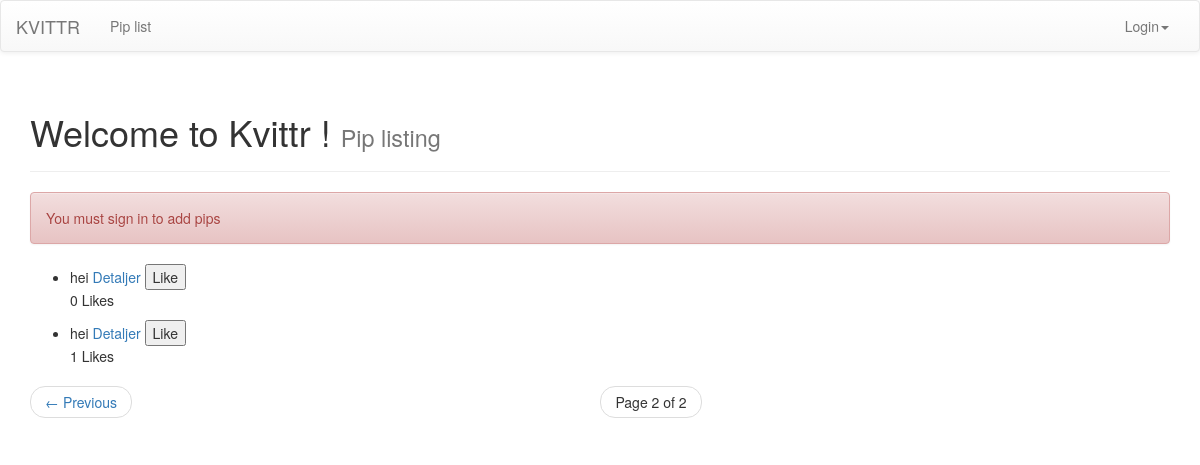
/pips_messages/?page=2, run on the app's committed database.
### pips_messages/models.py (models this page shows, shortened)
class Pip(models.Model):
    pip = models.TextField()
    created_datetime = models.DateTimeField()
    created_by = models.ForeignKey(User, related_name="created_pip")
    likes = models.PositiveIntegerField(default=0)
    class Meta:
        ordering = ['-id']

### pips_messages/views.py (the view, shortened to what this page needs)
def pip_listing(request):
    pips = Pip.objects.all()
    page = request.GET.get('page')
    paginator = Paginator(pips, 5)
    try:
        pips = paginator.page(page)
    except PageNotAnInteger:
        pips = paginator.page(1)
    except EmptyPage:
        pips = paginator.page(paginator.num_pages)
    context = {
        'pips': pips,
        }
    return render(request, 'pips_messages/pip_listing.html', context)

### pips_messages/templates/pips_messages/pip_listing.html (shortened to what this page needs)
{% extends 'theme/base.html' %}
{% block subheader %}Pip listing{% endblock %}
{% block pagecontent %}
    {% if user.is_anonymous %}
    <div class="alert alert-danger" role="alert">
        <p>You must sign in to add pips</p>
    </div>
    {% endif %}
        <ul>
        {% for pip in pips %}
            <li>
                {{ pip.pip }}
                <a href="{% url 'pip_details' pip.id %}">Detaljer</a>
                <button data-pip_id="{{ pip.id }}" class="pip_add_likes" type="submit" class="btn btn-default">Like</button>
                 <p id="id-point-for-pip-{{ pip.likes }}"> {{ pip.likes }} Likes </p>
            </li>
        {% endfor %}
    </ul>
    <nav>
        <ul class="pager">
            {% if pips.has_previous %}
            <li class="previous">
                <a href="?page={{ pips.previous_page_number }}">
                    <span aria-hidden="true">&larr;</span> Previous
                </a>
            </li>
            {% endif %}
            <li>
                <span class="current">
                    Page {{ pips.number }} of {{ pips.paginator.num_pages }}
                </span>
            </li>
        </ul>
    </nav>
{% endblock %}

### data on the page
Pip: pip "hei", likes "0"
Pip: pip "hei", likes "1"

### other printed values
{{ pips.number }} "2"
{{ pips.paginator.num_pages }} "2"
